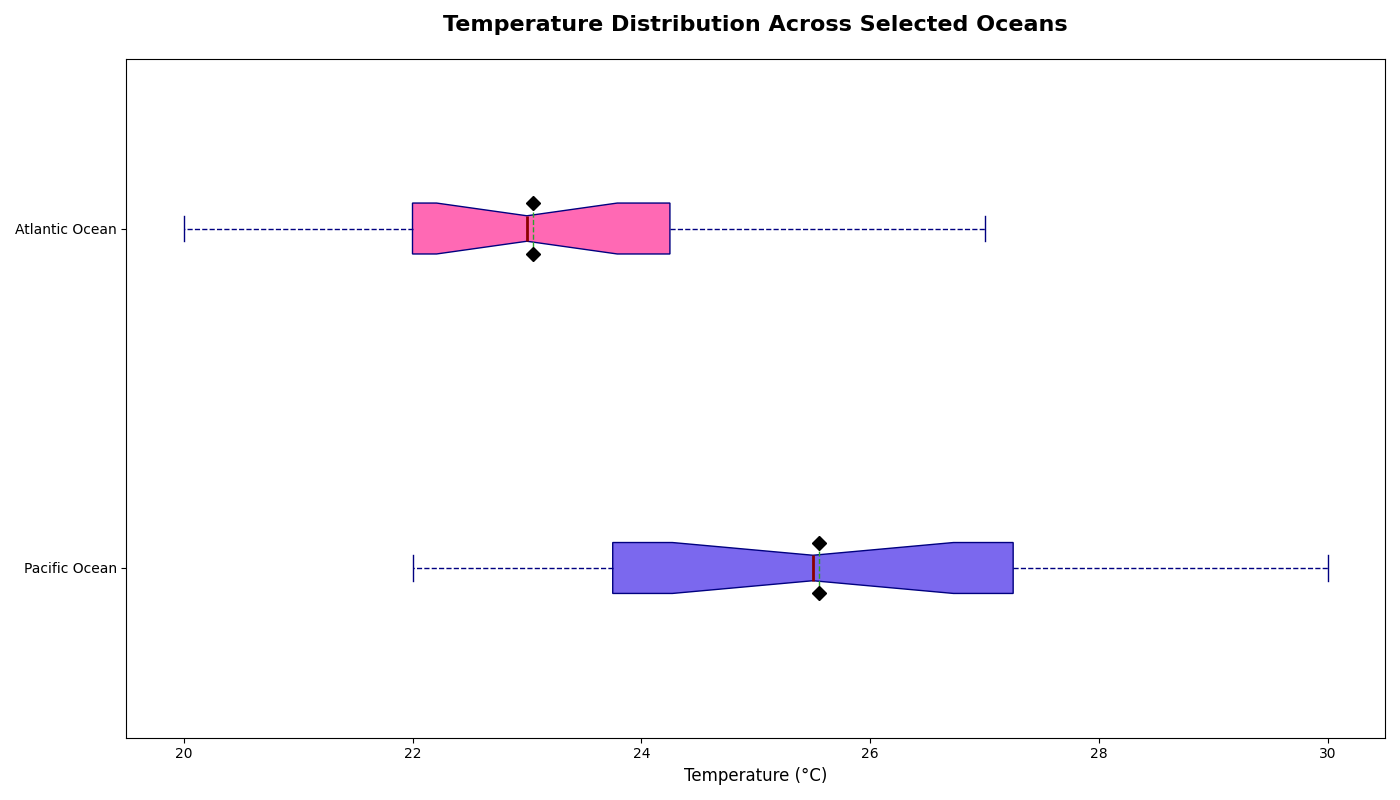

This figure's Python source:
import matplotlib.pyplot as plt

pacific_temps = [22, 24, 23, 23, 25, 26, 27, 24, 26, 28, 29, 30, 27, 25, 24, 28, 26, 23, 22, 29]
atlantic_temps = [20, 21, 22, 23, 22, 24, 25, 26, 23, 22, 21, 20, 22, 23, 24, 26, 27, 25, 23, 22]

temperature_data = [pacific_temps, atlantic_temps]
ocean_names = ['Pacific Ocean', 'Atlantic Ocean']

fig, ax = plt.subplots(figsize=(14, 8))

colors = ['#7B68EE', '#FF69B4']

box = ax.boxplot(temperature_data, vert=False, patch_artist=True, notch=True,
                 boxprops=dict(color='navy'),
                 whiskerprops=dict(color='navy', linestyle='--'),
                 capprops=dict(color='navy'),
                 medianprops=dict(color='darkred', linewidth=2),
                 flierprops=dict(marker='o', color='red', alpha=0.5),
                 meanline=True, showmeans=True, meanprops=dict(marker='D', markerfacecolor='black', markeredgecolor='black', markersize=7))

for patch, color in zip(box['boxes'], colors):
    patch.set_facecolor(color)

ax.set_xlabel('Temperature (°C)', fontsize=12)
ax.set_yticks([1, 2])
ax.set_yticklabels(ocean_names)
ax.set_title('Temperature Distribution Across Selected Oceans', fontsize=16, fontweight='bold', pad=20)

plt.tight_layout()
plt.show()
